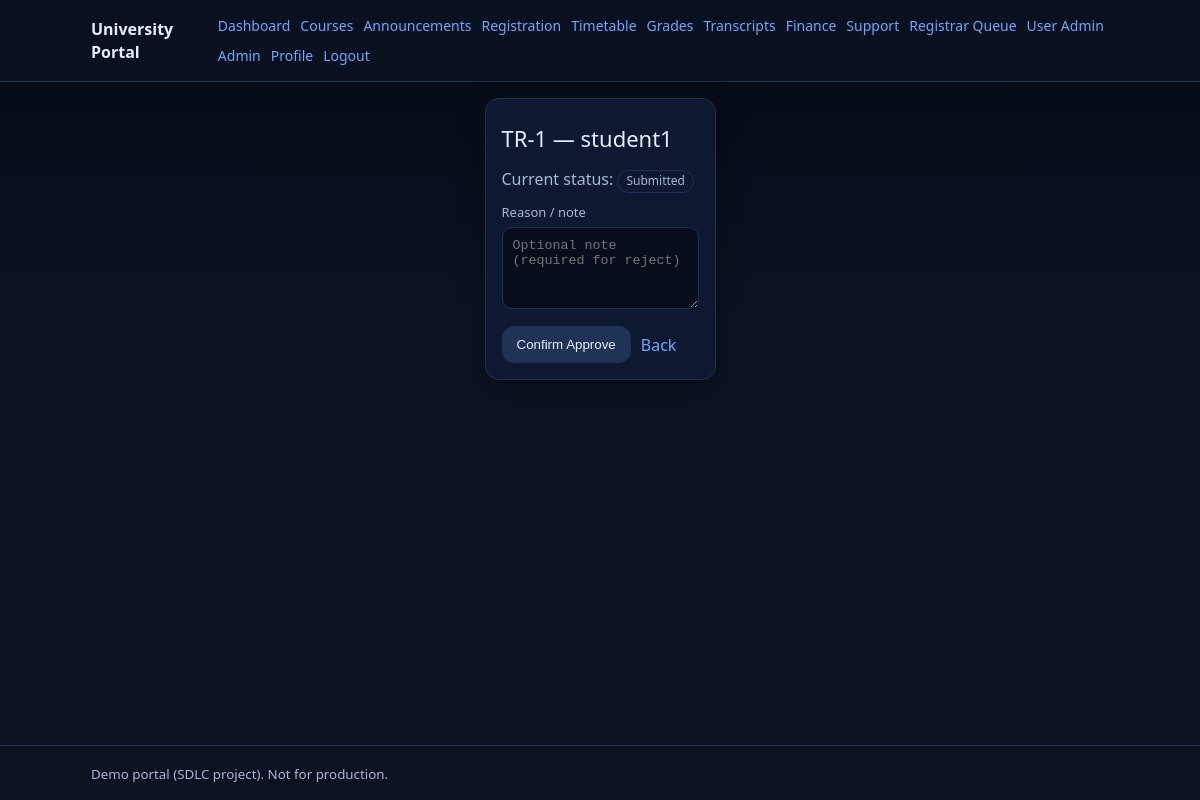
The app's page /registrar/queue/1/approve/ (signed in) with its own data.
### portal/models.py (models this page shows, shortened)
class TranscriptRequest(models.Model):
	class Status(models.TextChoices):
		SUBMITTED = "submitted", "Submitted"
		IN_REVIEW = "in_review", "In Review"
		APPROVED = "approved", "Approved"
		REJECTED = "rejected", "Rejected"
		ISSUED = "issued", "Issued"
	class DeliveryMethod(models.TextChoices):
		EMAIL = "email", "Email"
		PICKUP = "pickup", "Pickup"
		COURIER = "courier", "Courier"
	requester = models.ForeignKey(settings.AUTH_USER_MODEL, on_delete=models.PROTECT)
	purpose = models.CharField(max_length=200)
	delivery_method = models.CharField(max_length=16, choices=DeliveryMethod.choices)
	recipient_details = models.TextField(blank=True)
	status = models.CharField(max_length=16, choices=Status.choices, default=Status.SUBMITTED)
	reviewed_by = models.ForeignKey(
		settings.AUTH_USER_MODEL, on_delete=models.PROTECT, null=True, blank=True, related_name="reviewed_transcripts"
	)
	review_reason = models.TextField(blank=True)
	issued_at = models.DateTimeField(null=True, blank=True)
	verification_code = models.CharField(max_length=24, blank=True)
	created_at = models.DateTimeField(default=timezone.now)
	updated_at = models.DateTimeField(auto_now=True)

### portal/views.py (the view, shortened to what this page needs)
# urls.py: path("registrar/queue/<int:request_id>/approve/", views.registrar_approve, name="registrar_approve"),
@login_required
def registrar_approve(request: HttpRequest, request_id: int) -> HttpResponse:
	_require_role(request, "REGISTRAR")
	tr = get_object_or_404(TranscriptRequest, id=request_id)
	return render(request, "portal/registrar_action.html", {"tr": tr, "action": "approve"})

### portal/context_processors.py (called while the page is built)
def portal_nav(request):
    user = request.user
    return {
        "nav": {
            "is_student": user_in_any_group(user, [ROLE_STUDENT]),
            "is_faculty": user_in_any_group(user, [ROLE_FACULTY]),
            "is_registrar": user_in_any_group(user, [ROLE_REGISTRAR, ROLE_IT_ADMIN]),
            "is_finance": user_in_any_group(user, [ROLE_FINANCE, ROLE_IT_ADMIN]),
            "is_alumni": user_in_any_group(user, [ROLE_ALUMNI]),
            "is_admin": user.is_authenticated and (user.is_superuser or user_in_any_group(user, [ROLE_IT_ADMIN])),
        }
    }

### portal/roles.py (called while the page is built)
def user_in_any_group(user: User, group_names: Iterable[str]) -> bool:
    if not user.is_authenticated:
        return False
    if user.is_superuser:
        return True
    return user.groups.filter(name__in=list(group_names)).exists()

### portal/views.py (called while the page is built)
def _require_role(request: HttpRequest, *roles: str) -> None:
	if request.user.is_superuser:
		return
	if any(is_in_role(request.user, r) for r in roles):
		return
	raise PermissionDenied()

### templates/portal/registrar_action.html (shortened to what this page needs)
{% extends 'portal/base.html' %}
{% block content %}
<div class="card">
    <div class="h1">TR-{{ tr.id }} — {{ tr.requester.get_full_name|default:tr.requester.username }}</div>
    <p class="h2">Current status: <span class="badge">{{ tr.get_status_display }}</span></p>
    <form method="post">
        {% if action != 'issue' %}
        <label>Reason / note {% if action == 'reject' %}*{% endif %}</label>
        <textarea name="reason" rows="4" placeholder="Optional note (required for reject)"></textarea>
        {% endif %}
        <div class="actions" style="margin-top:12px">
            <button type="submit">Confirm {{ action|capfirst }}</button>
            <a href="{% url 'portal:registrar_queue' %}">Back</a>
        </div>
    </form>
</div>
{% endblock %}

### static/portal.css (style rules this page uses)
:root { --bg: #0b1220; --card: #0f1a33; --text: #e8eefc; --muted: #a9b7dd; --brand: #6ea8fe; --border: #203054; --good: #2fbf71; --warn: #f59f00; --bad: #fa5252; }
* { box-sizing: border-box }
html, body { height: 100%; }
body { margin: 0; font-family: system-ui, -apple-system, Segoe UI, Roboto, Helvetica, Arial; line-height: 1.4; background: linear-gradient(180deg, #050a14, #0b1220 40%, #0b1220); color: var(--text); min-height: 100vh; display: flex; flex-direction: column; }
a { color: var(--brand); text-decoration: none }
.card { background: rgba(15, 26, 51, .9); border: 1px solid var(--border); border-radius: 14px; padding: 16px; box-shadow: 0 10px 30px rgba(0, 0, 0, .25) }
.h1 { font-size: 22px; margin: 8px 0 14px 0 }
.h2 { font-size: 16px; margin: 4px 0 10px 0; color: var(--muted) }
.badge { display: inline-block; padding: 2px 8px; border-radius: 999px; border: 1px solid var(--border); color: var(--muted); font-size: 12px }
input, select, textarea { width: 100%; padding: 10px; border-radius: 10px; border: 1px solid var(--border); background: rgba(5, 10, 20, .8); color: var(--text) }
label { display: block; margin: 10px 0 6px 0; color: var(--muted); font-size: 13px }
button { padding: 10px 14px; border-radius: 12px; border: 1px solid var(--border); background: rgba(110, 168, 254, .18); color: var(--text); cursor: pointer }
.actions { display: flex; flex-wrap: wrap; gap: 10px; align-items: center }

### records on screen
TranscriptRequest: id "1", requester.get_full_name "student1", status "Submitted"

### other values on screen
{{ action|capfirst }} "Approve"
